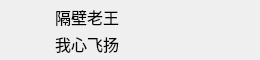
<?xml version="1.0" encoding="UTF-8"?>
<ui version="4.0">
 <class>UserItem</class>
 <widget class="QWidget" name="UserItem">
  <property name="geometry">
   <rect>
    <x>0</x>
    <y>0</y>
    <width>260</width>
    <height>60</height>
   </rect>
  </property>
  <property name="minimumSize">
   <size>
    <width>260</width>
    <height>60</height>
   </size>
  </property>
  <property name="maximumSize">
   <size>
    <width>16777215</width>
    <height>60</height>
   </size>
  </property>
  <property name="font">
   <font>
    <family>微软雅黑</family>
    <pointsize>12</pointsize>
   </font>
  </property>
  <property name="windowTitle">
   <string>Form</string>
  </property>
  <layout class="QHBoxLayout" name="horizontalLayout">
   <property name="spacing">
    <number>0</number>
   </property>
   <property name="leftMargin">
    <number>0</number>
   </property>
   <property name="topMargin">
    <number>0</number>
   </property>
   <property name="rightMargin">
    <number>0</number>
   </property>
   <property name="bottomMargin">
    <number>0</number>
   </property>
   <item>
    <widget class="QWidget" name="wdg_1" native="true">
     <property name="styleSheet">
      <string notr="true">QWidget:hover{ background-color: rgb(214, 214, 214);}
</string>
     </property>
     <layout class="QHBoxLayout" name="horizontalLayout_2">
      <property name="topMargin">
       <number>5</number>
      </property>
      <property name="bottomMargin">
       <number>5</number>
      </property>
      <item>
       <widget class="QPushButton" name="pb_icon">
        <property name="minimumSize">
         <size>
          <width>40</width>
          <height>40</height>
         </size>
        </property>
        <property name="maximumSize">
         <size>
          <width>40</width>
          <height>40</height>
         </size>
        </property>
        <property name="text">
         <string/>
        </property>
        <property name="icon">
         <iconset resource="resource.qrc">
          <normaloff>:/tx/9.png</normaloff>:/tx/9.png</iconset>
        </property>
        <property name="iconSize">
         <size>
          <width>40</width>
          <height>40</height>
         </size>
        </property>
        <property name="flat">
         <bool>true</bool>
        </property>
       </widget>
      </item>
      <item>
       <widget class="QWidget" name="wdg_2" native="true">
        <layout class="QVBoxLayout" name="verticalLayout">
         <property name="spacing">
          <number>3</number>
         </property>
         <property name="leftMargin">
          <number>0</number>
         </property>
         <property name="topMargin">
          <number>0</number>
         </property>
         <property name="rightMargin">
          <number>0</number>
         </property>
         <property name="bottomMargin">
          <number>0</number>
         </property>
         <item>
          <widget class="QLabel" name="lb_name">
           <property name="text">
            <string>隔壁老王</string>
           </property>
          </widget>
         </item>
         <item>
          <widget class="QLabel" name="lb_feeling">
           <property name="text">
            <string>我心飞扬</string>
           </property>
          </widget>
         </item>
        </layout>
       </widget>
      </item>
     </layout>
    </widget>
   </item>
  </layout>
 </widget>
 <resources>
  <include location="resource.qrc"/>
 </resources>
 <connections/>
</ui>
